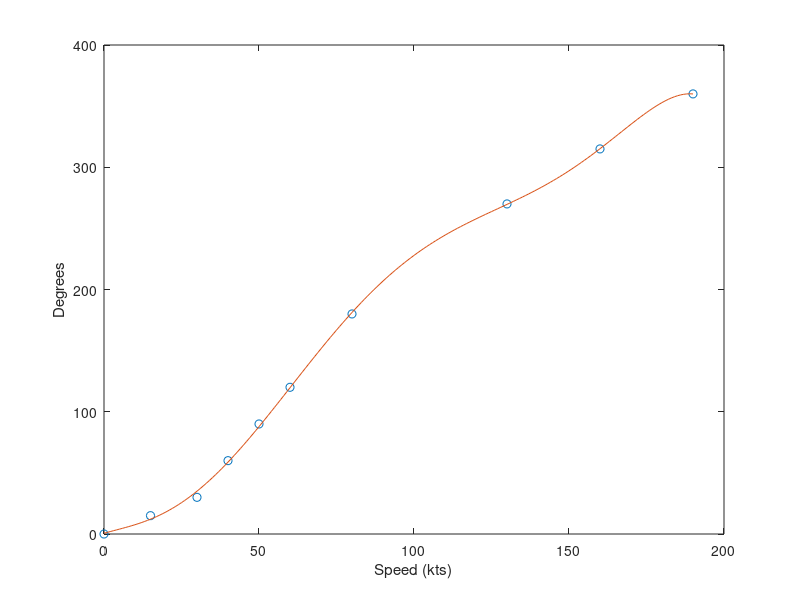

Here is the MATLAB script that generated this plot:
x=[0,15,30,40,50, 60, 80,130,160,190]
y=[0,15,30,60,90,120,180,270,315,360]
p=polyfit(x,y,6)
polyout(p,'x')

xx=0:1:190
f=polyval(p,xx)


plot(x,y,'o',xx,f,'-')
ylabel ("Degrees");
xlabel ("Speed (kts)");

